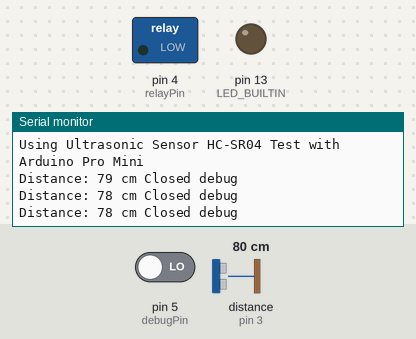
The sketch below on a simulated Arduino Uno, built with avr-gcc and run on an emulated ATmega328P. Parts: switched loads named in the sketch (green lamp = pin HIGH), output pins drawn as LEDs (lit = HIGH), the last lines printed to the serial monitor. Wiring (inferred from the names in the program): ultrasonic range finder: trigger pin 2; echo pin 3. The test bench sets the inputs (shaded band); at power-on: distance to the obstacle (sensor on pin 3) 80 cm, pin 5 (debugPin) LOW. The echo pulse lasts 58.3 µs per cm; pins used as bus, display or sensor lines are not drawn.

Above: at 1.3 s.
1.4 s: distance to the obstacle (sensor on pin 3) set to 2 cm
At 2.0 s:
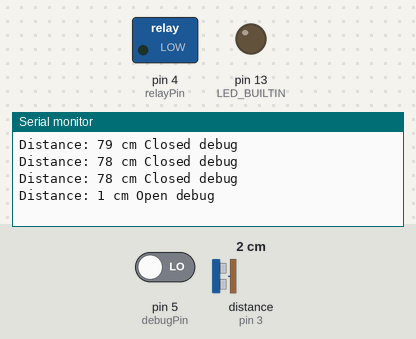
3.5 s: pin 5 (debugPin) driven HIGH
At 4.0 s:
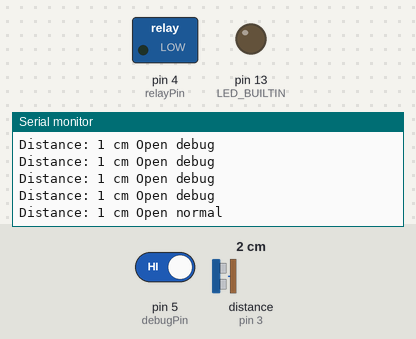
5.5 s: distance to the obstacle (sensor on pin 3) set to 60 cm
At 6.0 s:
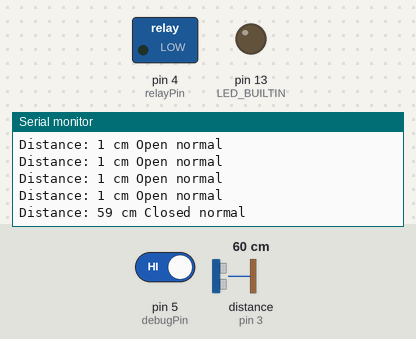

The sketch:

GarageDoorMinder.ino
```cpp
// ---------------------------------------------------------------- //
// Adruino Garage Door Minder using the Ultrasoninc Sensor HC-SR04
// as the touchless method of detecting the door
// Also using a single relay to close the garage door button contacts
// Mark L. Martin
//
// Released into the public domain in the hope that it will be
// useful or educational.
// Use at your own risk.
//
// Mark L. Martin
// 1/1/2023  (Happy new year!)
// ---------------------------------------------------------------- //

#define echoPin 3   // attach pin D2 Arduino to pin Echo of HC-SR04
#define trigPin 2   //attach pin D3 Arduino to pin Trig of HC-SR04
#define relayPin 4  // momentary relay to simulate person pressing button
#define debugPin 5  // ground this to have a 30 second deployment instead of a 15 minute timer...

#define PERSISTANCEMAX 10           // I found the sonar could be noisy at times...
#define DOOR_TOO_LONG 900000        // 900,000 milliseconds FOR 900 seconds (15 minute) delpoyment time
#define DOOR_TOO_LONG_DEBUG 60000   // 60 SECOND FOR DEBUGGING                                                                                                                                                                                                                                                                                                                                                                                                                                                                                                                                                                                                                                                                                                                                                                                                                                                                                                                                                                                                                                                                                                      this is in miliseconds

// defines variables
long duration;                     // variable for the duration of sound wave travel
int distance;                      // variable for the distance measurement
int distance_limit = 40;           // set open/closed threshold to 40cm....  if it's less than 40, the door is open....
                                   // remember we are detecting the door near the ceiling.  So close show's the roll up door is open.
boolean door_open = false;
boolean closed_door = true;
boolean door_just_opened = false;
boolean door_counter_running = false;
boolean dont_chatter_the_door = false;
unsigned long int door_open_counter = 0l;
unsigned long int door_open_timestamp;
unsigned long int door_open_duration;
unsigned long int door_too_long = 0l;
unsigned long int last_millisecond = 0l;
unsigned long int this_millisecond = 0l;

boolean debug = false;

int persistance[PERSISTANCEMAX];
int counter = 0;
int fill_counter = 0;

// start with the door closed....
void clear_persistance()
{
  int i;
  for ( i = 0; i < PERSISTANCEMAX; i++ )
     persistance[i] = distance_limit * 2;
}

void setup()
{
  pinMode( LED_BUILTIN, OUTPUT );
  pinMode( trigPin, OUTPUT ); // Sets the trigPin as an OUTPUT
  pinMode( echoPin, INPUT ); // Sets the echoPin as an INPUT
  pinMode( relayPin, OUTPUT ); // Sets the relayPin as output
  pinMode( debugPin, INPUT ); // debug pin


  Serial.begin(9600); // Serial Communication is starting with 9600 of baudrate speed
  Serial.println( "Garage Door Minder Version 1.0  12/31/2022" );
  Serial.println( "Using Ultrasonic Sensor HC-SR04 Test with Arduino Pro Mini" );
  clear_persistance();
  digitalWrite( LED_BUILTIN, LOW );
  digitalWrite( relayPin, LOW );

  this_millisecond = millis();
  last_millisecond = this_millisecond;
}  //end setup()


void close_the_door( void )
{
      Serial.println("*** Closing Door++++");
      digitalWrite( relayPin, HIGH );  //press the close button
      digitalWrite( LED_BUILTIN, HIGH );
      clear_persistance();
      delay(500);  // add a half second to signal door.
      digitalWrite( LED_BUILTIN, LOW );
      digitalWrite( relayPin, LOW );   // unpress the clsoe button

} // end close_the_door()

boolean is_door_open( void )  // simple function to return the Logical AND of all the door open status
{
  boolean all_open = true;
  boolean all_closed = true;
  for ( counter = 0; counter < PERSISTANCEMAX; counter++ )
  {
     all_open = ( all_open && ( persistance[counter] < distance_limit ) );
     all_closed = ( all_closed && ( persistance[counter] < distance_limit ) );
  }
  return ( all_open );
} // end boolean is_door_open()

void read_distance_w_persistance( void )
{
  // Clears the trigPin condition
  digitalWrite(trigPin, LOW);
  delayMicroseconds(2);
  // Sets the trigPin HIGH (ACTIVE) for 10 microseconds
  digitalWrite(trigPin, HIGH);
  delayMicroseconds(10);
  digitalWrite(trigPin, LOW);
  // Reads the echoPin, returns the sound wave travel time in microseconds
  duration = pulseIn(echoPin, HIGH);
  // Calculating the distance
  distance = duration * 0.034 / 2; // Speed of sound wave divided by 2 (go and back)  this is spooky accurate
  // Displays the distance on the Serial Monitor
  Serial.print( "Distance: " );
  Serial.print( distance );
  Serial.print( " cm" );
  if ( distance > distance_limit )
    Serial.print( " Closed" );
  else
    Serial.print( " Open" );

  debug = ( digitalRead( debugPin ) == LOW );
  if ( debug )
    Serial.println( " debug ");
  else
    Serial.println( " normal ");

  persistance[fill_counter] = distance;
  fill_counter++;
  if ( fill_counter > PERSISTANCEMAX )
    fill_counter = 0;
}  // end void read_distance_w_persistance()


void loop()   // main function
{
 read_distance_w_persistance();   // read the ultra sound distance;
 door_open = is_door_open();      // determine if the door is open.
 if ( door_open )
 {
    if ( !door_just_opened )   // did it just open? rising edge detected
    {
      door_just_opened = true;
      door_counter_running = true;
      door_open_counter = 0l;
      door_open_timestamp = millis();
      dont_chatter_the_door = false;
    }
    else
    {                         // continuing in the door open state
      door_open_counter++;    // count forward
      this_millisecond = millis();  // calculate how long the door is open this loop;
      if ( this_millisecond < last_millisecond )  // the millis() function rolls over every 50 something days.  Door could get stuck open forever.
      {                                      // so if the last millisecond was really high and this one really low, the roll over occured.
        door_too_long = 1;  //  force door closed n case of roll over
      }
      else
      {
        door_open_duration = this_millisecond - door_open_timestamp; // calculate how long the door is open this loop;
        if ( debug )
           door_too_long = DOOR_TOO_LONG_DEBUG;
        else
           door_too_long = DOOR_TOO_LONG;
      }

      if ( door_open_duration > door_too_long )  // is the door open and time to close it?
      {
         if ( ! dont_chatter_the_door ) // closing the door will take some time for it to close and be readable
                                        // so close only once
         {
           close_the_door( ); // close the door.  Probably have to do state clean ups...but the door will take some time.
           dont_chatter_the_door = true;
         } // end if door don't chatter is troo
       }  // end if door was open too long
    }  // end if door just opened
    last_millisecond = this_millisecond;  // needed to capture the roll over
 }  // end if door is open
 else
 {
      // door is closed
    door_just_opened = false;
    door_counter_running = false;
    door_open_counter = 0l;
    dont_chatter_the_door = false;
 }  // end if door is closed

 delay( 500 );
}  // end main loop
```

Measured:
- after the input at 1.4 s, the serial monitor: prints a new line after 0.18 s (image 1)
- after the input at 3.5 s, the serial monitor: prints a new line after 0.09 s (image 2)
- after the input at 5.5 s, the serial monitor: prints a new line after 0.10 s (image 3)
